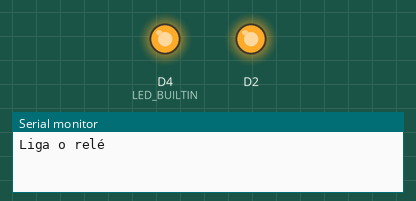
This sketch was run on a simulated ESP8266 (NodeMCU). Shown: output pins drawn as LEDs (lit = HIGH, except the on-board LED, lit = LOW), the last lines printed to the serial monitor.

Above: at 5.0 s.
At 15.0 s:
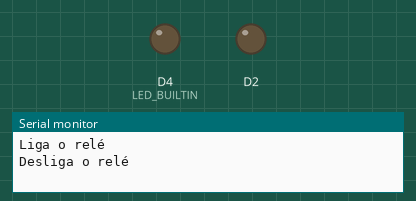
Timing chart, 0 to 26.0 s (numbered marks = the images above):
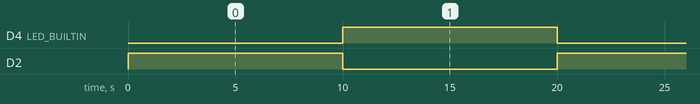

The sketch:

ligar_led.ino
```cpp
// ESSE CÓDIGO CONTÉM UM EXEMPLO QUE liga e desliga o led integrado do esp e um relé conectado no D2 do esp (o relé está com aquele circuito com transistor)


void setup() {
  Serial.begin(9600);
  pinMode(D2, OUTPUT);
  pinMode(LED_BUILTIN, OUTPUT);
}

void loop() {
  Serial.println("Liga o relé");
  digitalWrite(D2, HIGH);
  digitalWrite(LED_BUILTIN, LOW);
  delay(10000);
  Serial.println("Desliga o relé");
  digitalWrite(D2, LOW);
  digitalWrite(LED_BUILTIN, HIGH);
  delay(10000);
}
```

Measured:
- by itself, D4 (LED_BUILTIN), D2: alternates HIGH for 10.0 s and LOW for 10.0 s
